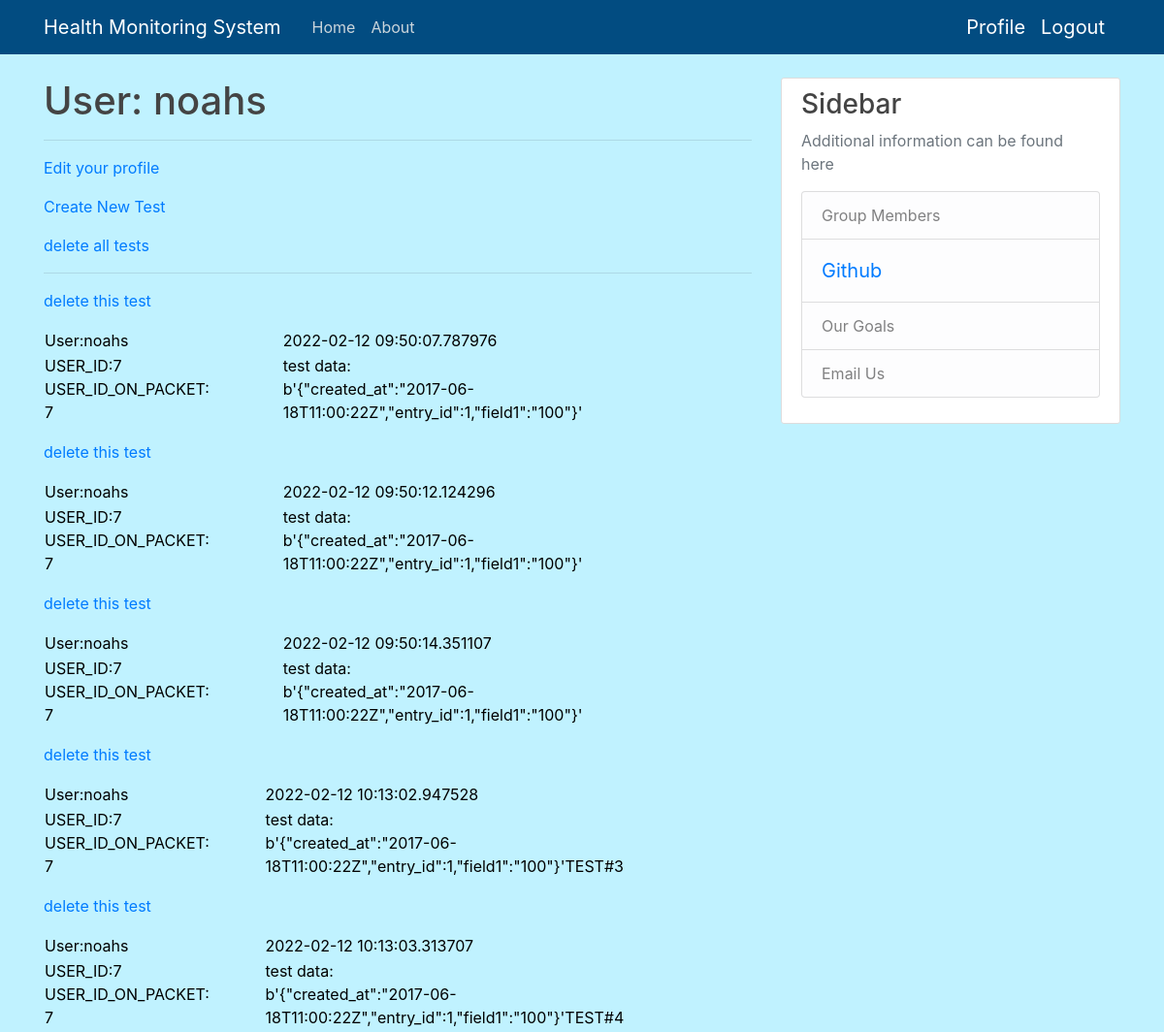
Before: /user/noahs (signed in, upper part) with the older database file.
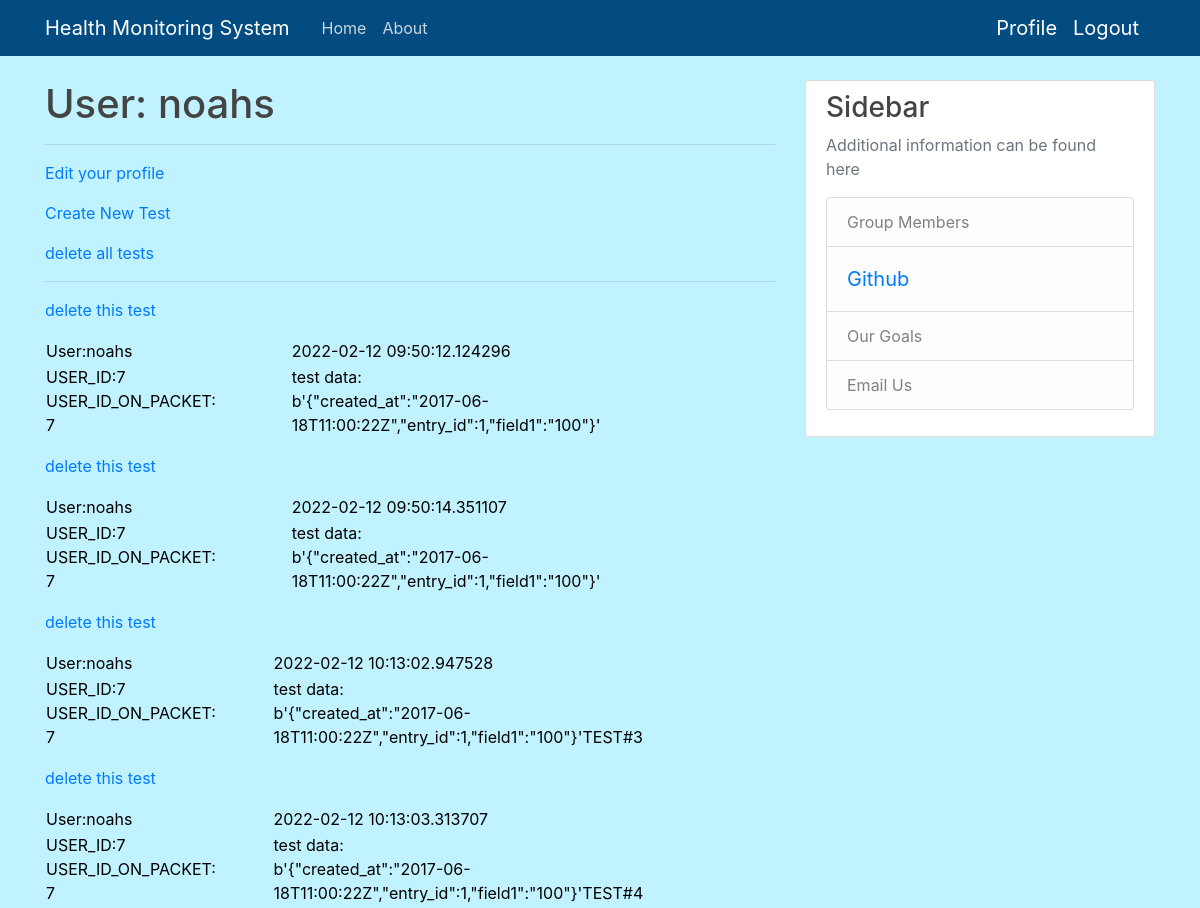
After: the same page with the newer database file.
### app.py (models this page shows, shortened)
class User(UserMixin, db.Model):
    id = db.Column(db.Integer, primary_key=True)
    username = db.Column(db.String(64), index=True, unique=True)
    email = db.Column(db.String(120), index=True, unique=True)
    DOB = db.Column(db.String(6), index=True, unique=True)
    password_hash = db.Column(db.String(128))
    packets = db.relationship("Packet", backref='author', lazy='dynamic')
    packet_count = db.Column(db.Integer, index=True, unique=False)

class Packet(db.Model):
    id = db.Column(db.Integer, primary_key=True)
    body = db.Column(db.String(500))
    timestamp = db.Column(db.DateTime, index=True, default=datetime.utcnow)
    user_id = db.Column(db.Integer, db.ForeignKey('user.id'))

### app.py (the view)
@app.route('/user/<username>')
@login_required
def user(username):
    user = User.query.filter_by(username=username).first_or_404()
    return render_template('user.html', user=user, packets=user.packets.all())

### app.py (called while the page is built)
@login.user_loader
def load_user(id):
    return User.query.get(int(id))

### templates/user.html (shortened to what this page needs)
{% extends "base.html" %}
{% block content %}
    <h1>User: {{ user.username }}</h1>
    <hr>
    {% if user == current_user %}
    <p><a href="{{ url_for('edit_profile') }}">Edit your profile</a></p>
    <p><a href="{{ url_for('newtest', username=current_user.username) }}">Create New Test</a></p>
    <p><a href="{{ url_for('delete_all_tests', username=current_user.username) }}">delete all tests</a></p>
    <hr>
    {% for packet in packets %}
    <p>
        {% include '_packet.html' %}
    </p>
    {% endfor %}
    {% endif %}
{% endblock %}

### templates/base.html (shortened to what this page needs)
<!doctype html>
<html lang="en">
  <head>
    <link rel="stylesheet" href="https://stackpath.bootstrapcdn.com/bootstrap/4.3.1/css/bootstrap.min.css">
    <link rel="stylesheet" type="text/css" href="{{ url_for('static', filename='main.css') }}">
  </head>
  <body>
    <header class="site-header">
      <nav class="navbar navbar-expand-md navbar-dark bg-steel fixed-top">
        <div class="container">
          <a class="navbar-brand mr-4" href="/">Health Monitoring System</a>
          <div class="collapse navbar-collapse" id="navbarToggle">
            <div class="navbar-nav mr-auto">
              <a class="nav-item nav-link" href="{{ url_for('index') }}">Home</a>
              <a class="nav-item nav-link" href="/about">About</a>
            </div>
            {% if current_user.is_anonymous %}
            <div class="navbar-nav">
              <a class="nav-item nav-link" href="{{ url_for('login') }}">Login</a>
              <a class="nav-item nav-link" href="{{ url_for('signup') }}">Sign Up</a>
            </div>
            {% else %}
            <a class="navbar-brand" href="{{ url_for('user', username=current_user.username) }}">Profile</a>
            <a class="navbar-brand" href="{{ url_for('logout') }}">Logout</a>
            {% endif %}
          </div>
        </div>
      </nav>
    </header>
    <main role="main" class="container">
      <div class="row">
        <div class="col-md-8">
          {% block content %}{% endblock %}
        </div>
        <div class="col-md-4">
          <div class="content-section">
            <h3>Sidebar</h3>
            <p class='text-muted'>Additional information can be found here
              <ul class="list-group">
                <li class="list-group-item list-group-item-light">Group Members</li>
                <li class="list-group-item list-group-item-light"><a class="navbar-brand" href="https://github.com/noahstaveley/home-health">Github</a></li>
                <li class="list-group-item list-group-item-light">Our Goals</li>
                <li class="list-group-item list-group-item-light">Email Us</li>
              </ul>
            </p>
          </div>
        </div>
      </div>
    </main>
  </body>
</html>

### templates/_packet.html
<table>
        <tr valign="top">
            <td>User:{{ packet.author.username}}</td>
            <td>{{packet.timestamp}}</td>
            <p><a href="{{ url_for('deletetest', username=current_user.username, packet_id=packet.id) }}">delete this test</a></p>
        </tr>
        <td>USER_ID:{{ packet.author.id}} USER_ID_ON_PACKET:<br>{{ packet.user_id}}</td>
        <td> test data:<br>{{ packet.body }} </td>
    </table>

### static/main.css (style rules this page uses)
body { background: #c0f2ff; color: #000000; margin-top: 5rem; }
h1, h2, h3, h4, h5, h6 { color: #444444; }
.bg-steel { background-color: #024c81; }
.site-header .navbar-nav .nav-link { color: #cbd5db; }
.content-section { background: #ffffff; padding: 10px 20px; border: 1px solid #dddddd; border-radius: 3px; margin-bottom: 20px; }

Changed rows visible on the page:
removed Packet: author.username "noahs", timestamp "2022-02-12 09:50:07.787976", author.id "7", user_id "7", body "b'{\"created_at\":\"2017-06-18T11:00:22Z\",\"entry_id\":1,\"field1\":\"100\"}'"
